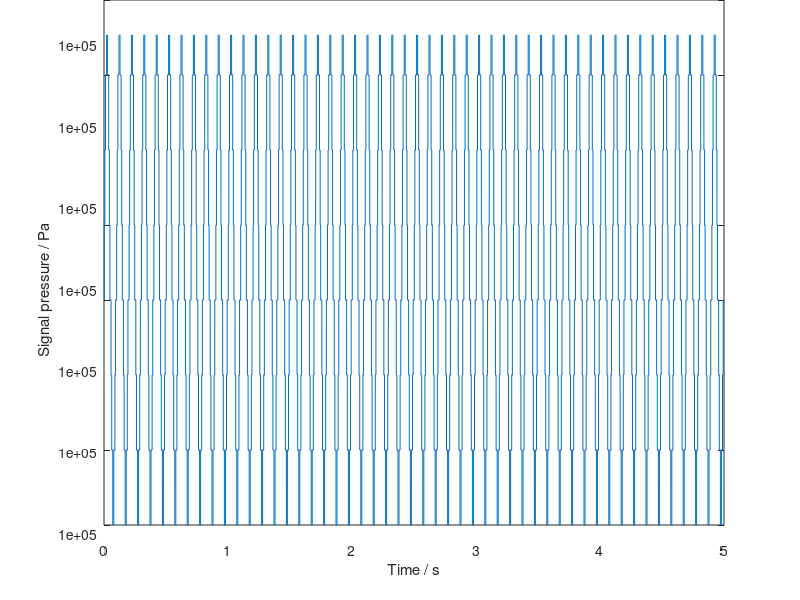

Recreate this plot in MATLAB. (Note: this script raises an error after producing the figure.)

%% General Variables and Constants

p_static    =  1e5; % static pressure / Pa
p0          = 20e-6; % reference sound level / Pa

%% Aufgabe 1
fs_signal   = 20e3; % sampling rate / Hz
f_signal    =  10; % signal frequency / Hz
t_signal    = 0:1/fs_signal:5; % time vector of signal / s
omega_signal= 2*pi*f_signal; % angular frequency / rad/s

rmsspl_signal= 60; % spl of signal / dB

% % Calculate Pressure Peak value:
% p_eff = sqrt( p_peak^2 / 2)
% Lp = 10*log10( p_eff^2 / p0^2 )
% -> 
peff_signal = 10^(rmsspl_signal/20)*p0;
ppeak_signal= peff_signal*sqrt(2);

p_signal    = ppeak_signal * sin(omega_signal*t_signal) + p_static;
figure, plot(t_signal,p_signal)
xlabel('Time / s');
ylabel('Signal pressure / Pa');

% Spectrum
[fmag_signal,mag_signal] = fft_positiv(p_signal, fs_signal);
spl_signal = 20 * log10( mag_signal / p0 );
figure, semilogx(fmag_signal,real(spl_signal)); 
xlabel('Frequency / Hz');
ylabel('Sound pressure level / dB');


%% Aufgabe 2
% sound_signal = (p_signal - p_static) / max(abs(p_signal-p_static));
% sound(sound_signal, fs_signal);
% pause(2);

% "Hard" transition in beginning and end... Since step in signal! 
% -> Solution: Hamming, ... filter

win_signal  = hamming(length(sound_signal))';
fil_signal  = sound_signal .* win_signal;
sound(fil_signal, fs_signal);
pause(2);
% @@@ In my opinion not better, but dunno....

%% Aufgabe 3
[y_nuss, fs_nuss] = audioread('Nuss.wav');
sound(y_nuss, fs_nuss); pause(2);
y_nuss_nom  = y_nuss' / rms(y_nuss) * peff_signal;

[f_nuss,ps_nuss] = fft_positiv(y_nuss_nom, fs_nuss);
spl_nuss    = 20 * log10( ps_nuss / p0 );
figure, semilogx(f_nuss,spl_nuss); 
xlabel('Frequency / Hz');
ylabel('Sound pressure level / dB');
%%
sa_nuss     = filter(design(fdesign.audioweighting('WT,Class','A',1,fs_nuss)),y_nuss);
sa_nuss_lev = 10 * log10(sa_nuss.^2 / p0^2); % Dunno, this is over time??
[f_sanuss,ps_sanuss] = fft_positiv(sa_nuss', fs_nuss);
spl_sanuss    = 20 * log10( ps_sanuss / p0 ); % And this is over frequency?
%%
[y_fcmg, fs_fcmg] = audioread('fcmg0-W1-t.wav');
sound(y_fcmg, fs_fcmg); pause(2);
y_fcmg_nom  = y_fcmg' / rms(y_nuss) * peff_signal;

[f_fcmg,ps_fcmg] = fft_positiv(y_fcmg_nom, fs_fcmg);
spl_fcmg    = 20 * log10( ps_fcmg / p0 );
figure, semilogx(f_fcmg,spl_fcmg); 
xlabel('Frequency / Hz');
ylabel('Sound pressure level / dB');
%%
sa_fcmg     = filter(design(fdesign.audioweighting('WT,Class','A',1,fs_fcmg)),y_fcmg);
sa_fcmg_lev = 10 * log10(sa_fcmg.^2 / p0^2); % Dunno, this is over time??
[f_safcmg,ps_safcmg] = fft_positiv(sa_fcmg', fs_fcmg);
spl_safcmg    = 20 * log10( ps_safcmg / p0 ); % And this is over frequency?

return;
%% hacky stuff...

ccc;
% Generate 94 dB (Peak) SPL sinusoid
fs = 20000;
duration = 1;
npts = fs*duration;
t = linspace(0, 2*pi, npts);
f = 1000;
ref = 2.0e-5; % 20 uPa
amp = 10^(60/20)*ref; % 60 dB SPL
s = amp * sin((f*duration) * t);

% Window signal
win = hamming(npts)';
signal = s .* win;

sp = fft(signal);

%freq = fftfreq(npts, 1.0/fs)
d = 1.0/fs;
n = npts;
val = 1.0 / (n * d);
results = zeros(n,1);
N = floor((n-1)/2) + 1;
p1 = 0:N-1;
results(1:N) = p1';
p2 = -floor(n/2):0;
results(N:end) = p2';
freq = results * val;

% Scale the magnitude of FFT by window energy and factor of 2, 
% because we are using half of FFT.
% To obtain RMS values, divide by sqrt(2)
sp_mag = abs(sp) * 2 / sum(win);

% Shift both vectors to have DC at center
freq   = fftshift(freq);
sp_mag = fftshift(sp_mag);

% Convert to decibel scale
sp_db = 20 * log10( sp_mag/ref );

subplot(2,1,1)
plot(t, s)
xlabel('Time [s]')
ylabel('Acoustic pressure [Pa]')
grid on

subplot(2,1,2)    
semilogx(freq, sp_db)
xlim([0, fs/2]);
ylim([0, 100])
grid on
xlabel('Frequency [Hz]')
ylabel('SPL [dB]')
    
    
%% Functions
function [f,P] = fft_positiv(x, Fs)
% FFT_POSITIV Returns frequency and amplitude vector of positive sided fft.
%   [f,P] = FFT_POSITIV(x, N, Fs) with the time domain vector x, sample
%   count N and sampling frequency Fs.

    N = length(x);
    
    Y = fft(x);
    
    P2 = abs(Y/N);
    
    P1 = P2(:,1:N/2+1);
    
    P1(:,2:end-1) = 2*P1(:,2:end-1); 
    % Since positive and negative fft regions are overlapped
    
    f = 0:(Fs/N):(Fs/2-Fs/N);
    
    P = P1(1:N/2);
end 